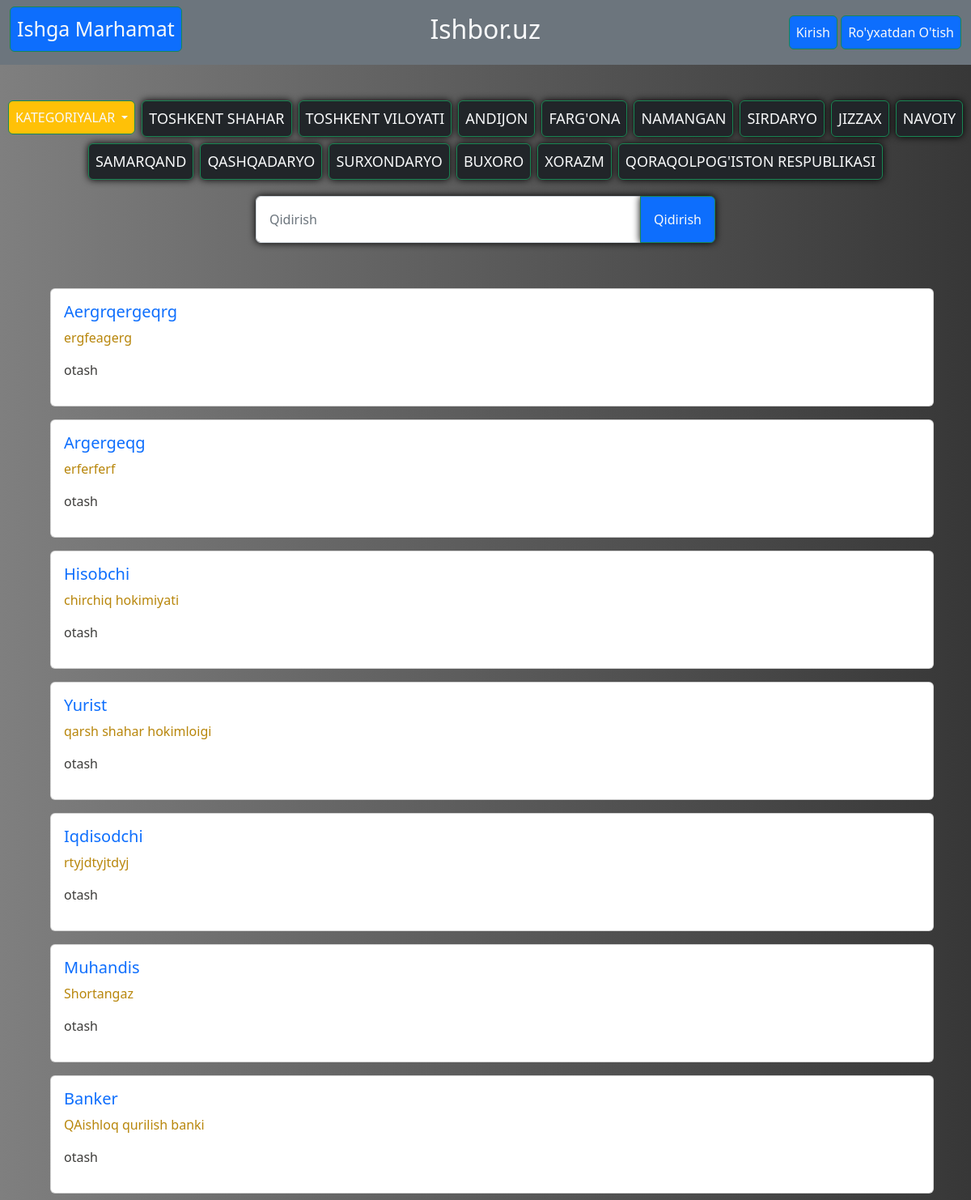
The page / on the database its author committed.
### main/models.py (models this page shows, shortened)
class Location(models.Model):
    name=models.CharField(max_length=240)

class Job(models.Model):
    company_name=models.CharField(max_length=240)
    title=models.CharField(max_length=240)
    category=models.ForeignKey(to=Category, on_delete=models.DO_NOTHING, null=True)
    location=models.ForeignKey(to=Location, on_delete=models.CASCADE, null=True)
    owner=models.ForeignKey(to=User, on_delete=models.CASCADE, null=True)
    salary=models.CharField(max_length=240)
    descript=models.TextField()
    contact=models.CharField(max_length=240)
    education=models.ForeignKey(to=Education, on_delete=models.CASCADE, null=True)
    created = models.DateTimeField(auto_created=True, null=True)

### main/views.py (the view)
# urls.py: path('',views.main, name='home'),
def main(request):
    category= Category.objects.all()
    job=Job.objects.all()
    location = Location.objects.all()
    context={
        'jobs':job,
        'categories': category,
        'locations': location
    }
    return render(
        request=request,
        template_name='main/main.html',
        context=context
    )

### main/templates/main/main.html
{% extends 'base.html' %}
{% block main %}
{% include 'components/search.html' %}
<div  class="container d-flex justify-content-center flex-column">
  {% for job in jobs %}
  <div class="container w-60 d-flex flex-column justify-content-center m-2">
  <a href="{% url 'details' id=job.id %}" class=""  style="text-decoration:none;">
    <div class="card">
      <div class="card-body">
        <h5 class="card-title">{{ job.title.capitalize }}</h5>
        <p style="color: darkgoldenrod;">{{ job.company_name }}</p>
        <p style="color: rgb(61, 60, 58);font-weight: 500;">{{ job.owner }}</p>
      </div>
   </div>
  </a>
</div>
    {% endfor %}
</div>
{% endblock %}

### templates/base.html (shortened to what this page needs)
<!DOCTYPE html>
<html lang="en">
<head>
    <link rel="stylesheet" href="https://cdnjs.cloudflare.com/ajax/libs/font-awesome/6.2.1/css/all.min.css"  />
    <link href="https://cdn.jsdelivr.net/npm/bootstrap@5.2.3/dist/css/bootstrap.min.css" rel="stylesheet">
</head>
<body>
    {% include 'components/__nav.html' %}
    {% block main %}
    {% endblock %}
</body>
</html>

### templates/components/__nav.html (shortened to what this page needs)
<nav class="navbar fixed-top bg-secondary">
  <div class="container-fluid">
    <h3>
      <a href="{% url 'home' %}" style="text-decoration: none;font-size: 25px; " class="btn btn-outline-success btn-primary text-light p-2">Ishga Marhamat</a>
    </h3>
    <h2 class="text-light">Ishbor.uz</h2>
    <div>
      {% if not request.user.is_authenticated %}
      <a class="btn btn-primary btn-outline-success text-light p-2" href="{% url 'login' %}">Kirish</a>
      <a class="btn btn-primary btn-outline-success text-light p-2" href="{% url 'register' %}">Ro'yxatdan O'tish</a>
      {% endif %}
    </div>
  </div>
</nav>

### templates/components/search.html (shortened to what this page needs)
<ul style="margin-top: 10%;" class=" nav justify-content-center">
  <div class="dropdown">
    <button class="btn btn-warning btn-outline-success text-light m-1 p-2 dropdown-toggle " style="text-transform: uppercase;" type="button" data-bs-toggle="dropdown" aria-expanded="false">
      Kategoriyalar
    </button>
  </div>
    {% for location in locations %}
    <li class="nav-item">
      <a class="btn btn-dark btn-outline-success text-light m-1 p-2" style="font-size: 18px;text-transform: uppercase;box-shadow: 0px 0px 10px black;" aria-current="page" href="{% url 'location' id=location.id %}">{{ location.name }}</a>
    </li>
    {% endfor %}
  </ul>
  <div  class=" input-group w-50 container mb-3 p-2">
    <form  action="{% url 'search' %}" class=" input-group container mb-3 p-2" method="get">
      <input style="box-shadow: 0px 0px 10px black" type="text" name="q" class="form-control p-3" placeholder="Qidirish" autocomplete="off" aria-label="Dollar amount (with dot and two decimal places)">
      <button style="box-shadow: 0px 0px 10px black;" class="btn btn-outline-success btn-primary text-light p-3">Qidirish</button>
    </form>
  </div>

### templates/base.html (style rules this page uses)
body { background:linear-gradient(90deg,rgb(127, 127, 127),rgb(55, 55, 55)); }

### rows shown on the page
Location: name "TOSHKENT SHAHAR"
Location: name "TOSHKENT VILOYATI"
Location: name "ANDIJON"
Location: name "FARG'ONA"
Location: name "NAMANGAN"
Location: name "SIRDARYO"
Location: name "JIZZAX"
Location: name "NAVOIY"
Location: name "SAMARQAND"
Location: name "QASHQADARYO"
Location: name "SURXONDARYO"
Location: name "BUXORO"
Location: name "XORAZM"
Location: name "QORAQOLPOG'ISTON RESPUBLIKASI"
Job: title "Aergrqergeqrg", company_name "ergfeagerg", owner "otash"
Job: title "Argergeqg", company_name "erferferf", owner "otash"
Job: title "Hisobchi", company_name "chirchiq hokimiyati", owner "otash"
Job: title "Yurist", company_name "qarsh shahar hokimloigi", owner "otash"
Job: title "Iqdisodchi", company_name "rtyjdtyjtdyj", owner "otash"
Job: title "Muhandis", company_name "Shortangaz", owner "otash"
Job: title "Banker", company_name "QAishloq qurilish banki", owner "otash"
